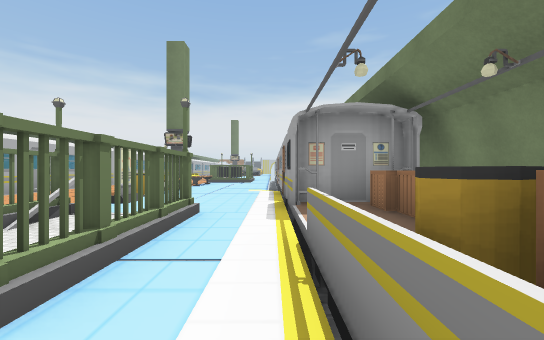
view 1 (above)

22 first-person views from a walk through a 3-D level made in the Unity game engine. The camera is 1.4 m above the floor, looks level and sees 90° across. The floor is counted in squares, 2 m on a side. Each view is taken from the middle of a square. On the plan, view 1 faces up. The plan holds only what a view shows up to about 9 squares ahead; the rest is blank. The place goes on beyond the plan. The player is left out. Some animated figures are not drawn. Some surface patterns are stand-ins.

view 2
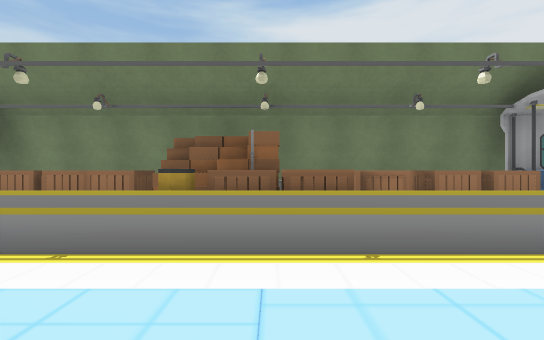

view 3
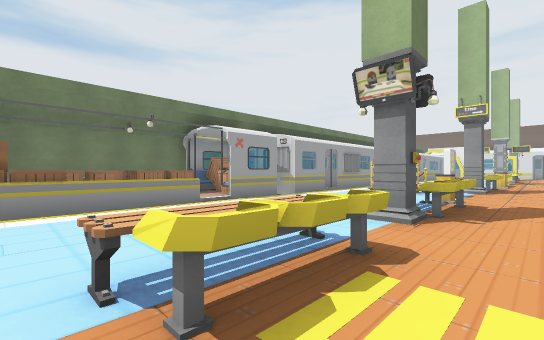

view 4
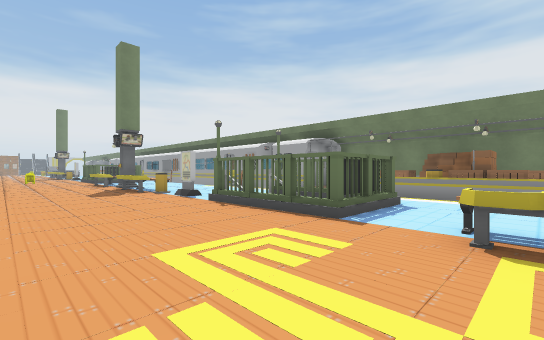

view 5
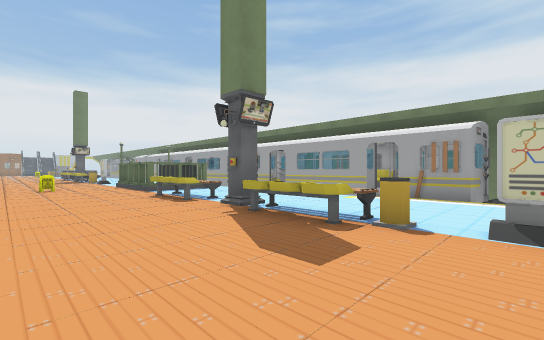

view 6
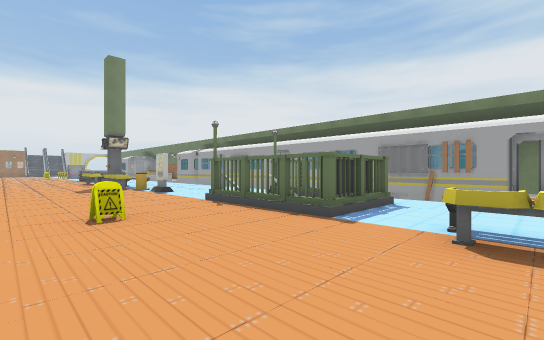

view 7
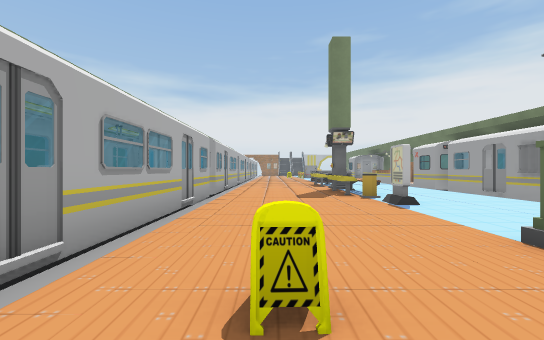

view 8
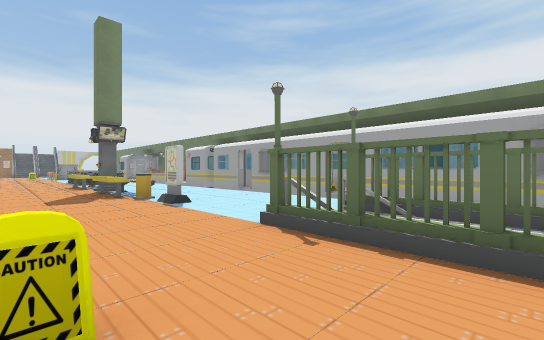

view 9
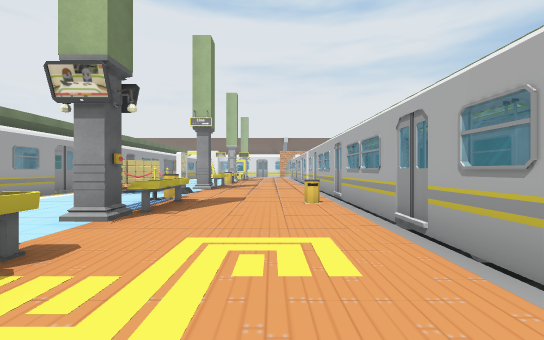

view 10
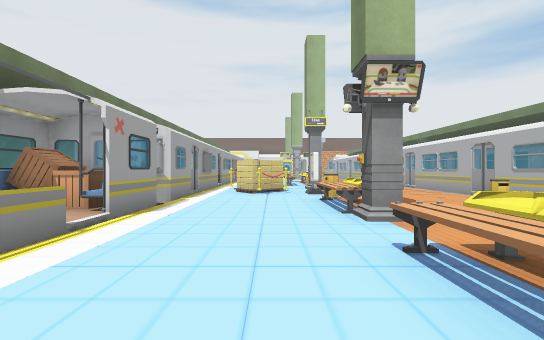

view 11
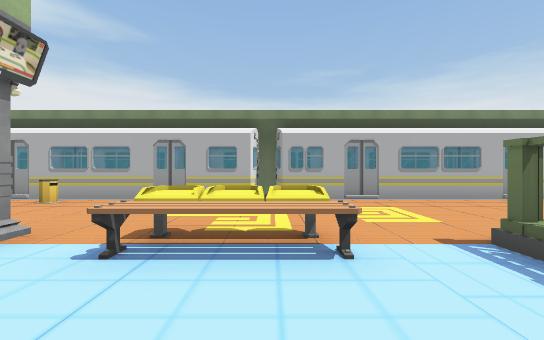

view 12
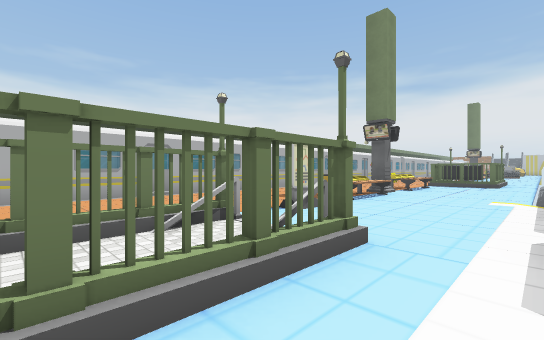

view 13
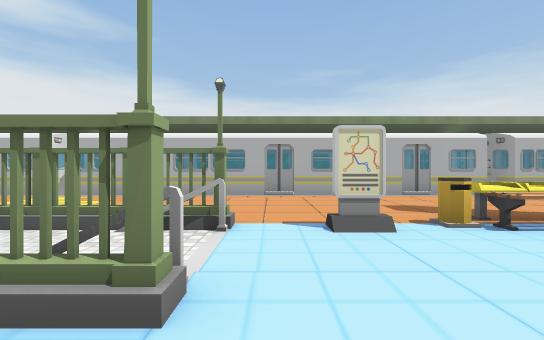

view 14
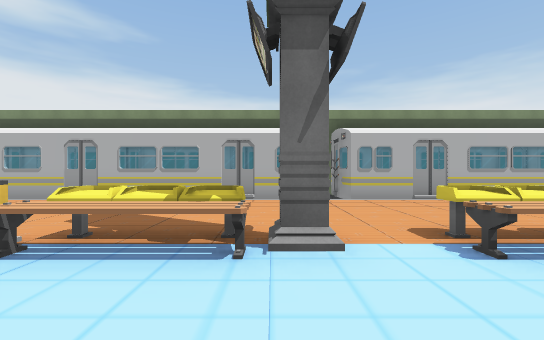

view 15
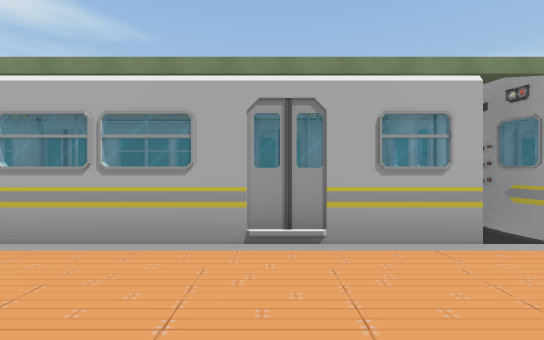

view 16
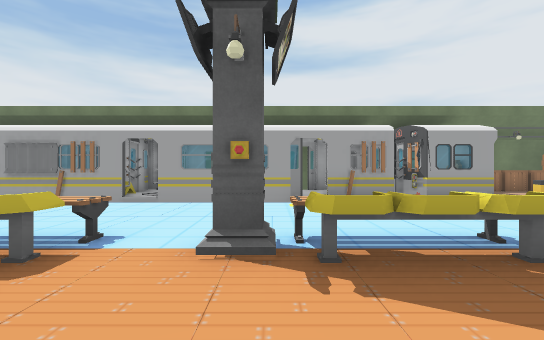

view 17
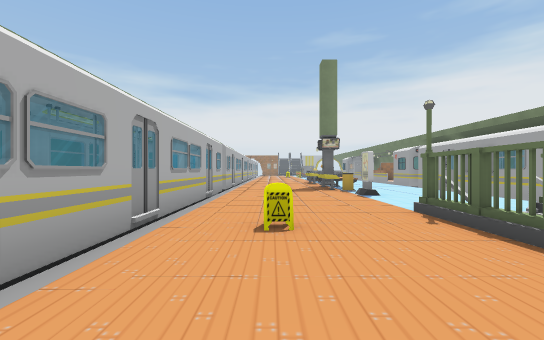

view 18
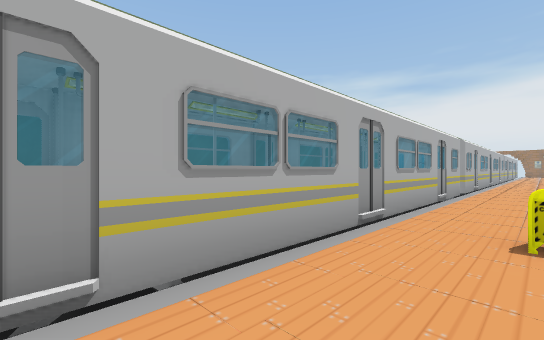

view 19
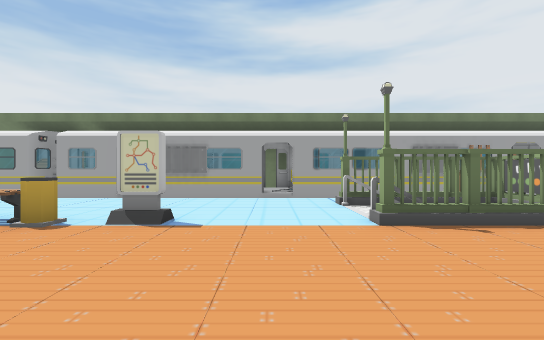

view 20
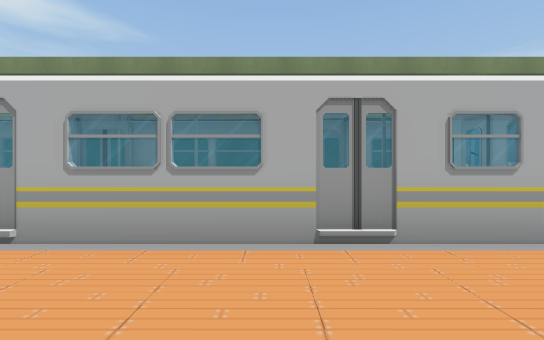

view 21
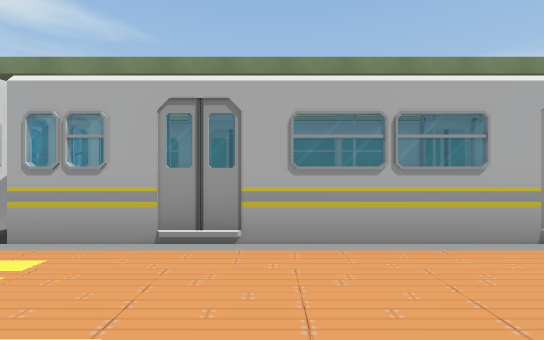

view 22
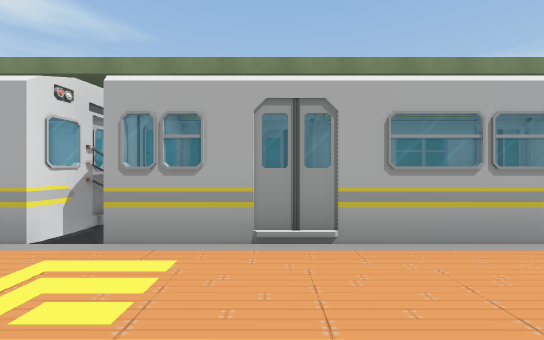

### Floor plan
Key: @ floor where view 1 was taken; # wall or solid block; x gap in a wall; . main floor; : floor 0.25 m higher than the main floor; = window, fence, low wall or low ledge; ^ raised ledge; v drop or lower ground; O other object.
Columns run from 10 left of view 1 to 3 right of it. Each row starts with its distance up from view 1.
 25 ^ #...OO..#
 24 v##...OO..#
 23 ^ ^....O..#
 22 # #....#..#
 21 ^ #.......#
 20 ^ =.......v#
 19 ^ #.......##
 18 = #....#x###
 17 ^ #.O..#.##
 16 ^ =....#.##
 15 ^ #....#x###
 14 # #.......##
 13 ^ #...OO..v#
 12 =#=...OO..#
 11 ###.......#
 10 ^ #....O..##
  9 = #...OO...#
  8   #...OO...#=
  7 ^ #....O...###
  6 ^ #....#...^^
  5 # #........#O#
  4 ^ #....#x#.:O#
  3 ^ #....#.#.:O#
  2 ^ #....#.#.:O#
  1 # #....#x#.OO
  0 ^ #.......@OO#
 -1 v#=...OO..=OO#
 -2  =^...OO..= O#
 -3 ^ #.......= O#
 -4 # #....O...OO#
 -5 ^ #...OO...OO#
 -6   ^ ..OO...###
 -7   #....O...#
 -8   #....#O..#
 -9   =.....OO.#

Positions as (right, up) in squares from view 1, and headings:
1: (0, 0), facing up
2: (-2, 0), facing right
3: (-5, 0), facing down-right
4: (-7, -1), facing up-right
5: (-7, 6), facing up-right
6: (-7, 13), facing up-right
7: (-6, 16), facing up
8: (-6, 16), facing up-right
9: (-6, 0), facing down
10: (-2, 0), facing down
11: (-1, -1), facing left
12: (0, 2), facing up-left
13: (0, 5), facing left
14: (-1, 10), facing left
15: (-5, 9), facing left
16: (-6, 10), facing right
17: (-6, 14), facing up
18: (-6, 14), facing up-left
19: (-7, 20), facing right
20: (-5, 21), facing left
21: (-5, 2), facing left
22: (-5, 1), facing left
